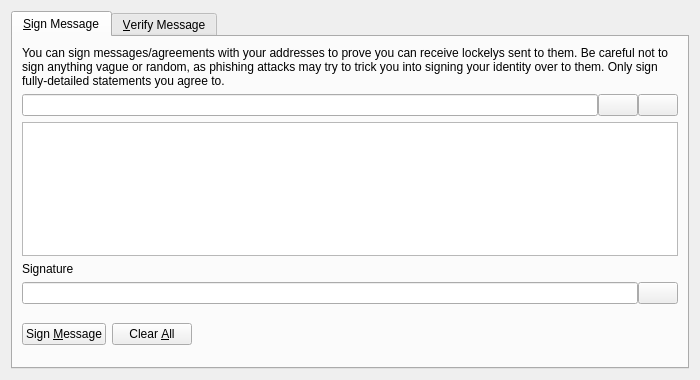
<?xml version="1.0" encoding="UTF-8"?>
<ui version="4.0">
 <class>SignVerifyMessageDialog</class>
 <widget class="QDialog" name="SignVerifyMessageDialog">
  <property name="geometry">
   <rect>
    <x>0</x>
    <y>0</y>
    <width>700</width>
    <height>380</height>
   </rect>
  </property>
  <property name="windowTitle">
   <string>Signatures - Sign / Verify a Message</string>
  </property>
  <property name="modal">
   <bool>true</bool>
  </property>
  <layout class="QVBoxLayout" name="verticalLayout">
   <item>
    <widget class="QTabWidget" name="tabWidget">
     <property name="currentIndex">
      <number>0</number>
     </property>
     <widget class="QWidget" name="tabSignMessage">
      <attribute name="title">
       <string>&amp;Sign Message</string>
      </attribute>
      <layout class="QVBoxLayout" name="verticalLayout_SM">
       <item>
        <widget class="QLabel" name="infoLabel_SM">
         <property name="text">
          <string>You can sign messages/agreements with your addresses to prove you can receive lockelys sent to them. Be careful not to sign anything vague or random, as phishing attacks may try to trick you into signing your identity over to them. Only sign fully-detailed statements you agree to.</string>
         </property>
         <property name="textFormat">
          <enum>Qt::PlainText</enum>
         </property>
         <property name="wordWrap">
          <bool>true</bool>
         </property>
        </widget>
       </item>
       <item>
        <layout class="QHBoxLayout" name="horizontalLayout_1_SM">
         <property name="spacing">
          <number>0</number>
         </property>
         <item>
          <widget class="QValidatedLineEdit" name="addressIn_SM">
           <property name="toolTip">
            <string>The Lockely address to sign the message with</string>
           </property>
          </widget>
         </item>
         <item>
          <widget class="QPushButton" name="addressBookButton_SM">
           <property name="toolTip">
            <string>Choose previously used address</string>
           </property>
           <property name="text">
            <string/>
           </property>
           <property name="icon">
            <iconset resource="../bitcoin.qrc">
             <normaloff>:/icons/address-book</normaloff>:/icons/address-book</iconset>
           </property>
           <property name="shortcut">
            <string>Alt+A</string>
           </property>
           <property name="autoDefault">
            <bool>false</bool>
           </property>
          </widget>
         </item>
         <item>
          <widget class="QPushButton" name="pasteButton_SM">
           <property name="toolTip">
            <string>Paste address from clipboard</string>
           </property>
           <property name="text">
            <string/>
           </property>
           <property name="icon">
            <iconset resource="../bitcoin.qrc">
             <normaloff>:/icons/editpaste</normaloff>:/icons/editpaste</iconset>
           </property>
           <property name="shortcut">
            <string>Alt+P</string>
           </property>
           <property name="autoDefault">
            <bool>false</bool>
           </property>
          </widget>
         </item>
        </layout>
       </item>
       <item>
        <widget class="QPlainTextEdit" name="messageIn_SM">
         <property name="toolTip">
          <string>Enter the message you want to sign here</string>
         </property>
        </widget>
       </item>
       <item>
        <widget class="QLabel" name="signatureLabel_SM">
         <property name="text">
          <string>Signature</string>
         </property>
         <property name="textFormat">
          <enum>Qt::PlainText</enum>
         </property>
        </widget>
       </item>
       <item>
        <layout class="QHBoxLayout" name="horizontalLayout_2_SM">
         <property name="spacing">
          <number>0</number>
         </property>
         <item>
          <widget class="QLineEdit" name="signatureOut_SM">
           <property name="font">
            <font>
             <italic>true</italic>
            </font>
           </property>
           <property name="readOnly">
            <bool>true</bool>
           </property>
          </widget>
         </item>
         <item>
          <widget class="QPushButton" name="copySignatureButton_SM">
           <property name="toolTip">
            <string>Copy the current signature to the system clipboard</string>
           </property>
           <property name="text">
            <string/>
           </property>
           <property name="icon">
            <iconset resource="../bitcoin.qrc">
             <normaloff>:/icons/editcopy</normaloff>:/icons/editcopy</iconset>
           </property>
           <property name="autoDefault">
            <bool>false</bool>
           </property>
          </widget>
         </item>
        </layout>
       </item>
       <item>
        <layout class="QHBoxLayout" name="horizontalLayout_3_SM">
         <item>
          <widget class="QPushButton" name="signMessageButton_SM">
           <property name="toolTip">
            <string>Sign the message to prove you own this Lockely address</string>
           </property>
           <property name="text">
            <string>Sign &amp;Message</string>
           </property>
           <property name="icon">
            <iconset resource="../bitcoin.qrc">
             <normaloff>:/icons/edit</normaloff>:/icons/edit</iconset>
           </property>
           <property name="autoDefault">
            <bool>false</bool>
           </property>
          </widget>
         </item>
         <item>
          <widget class="QPushButton" name="clearButton_SM">
           <property name="toolTip">
            <string>Reset all sign message fields</string>
           </property>
           <property name="text">
            <string>Clear &amp;All</string>
           </property>
           <property name="icon">
            <iconset resource="../bitcoin.qrc">
             <normaloff>:/icons/remove</normaloff>:/icons/remove</iconset>
           </property>
           <property name="autoDefault">
            <bool>false</bool>
           </property>
          </widget>
         </item>
         <item>
          <spacer name="horizontalSpacer_1_SM">
           <property name="orientation">
            <enum>Qt::Horizontal</enum>
           </property>
           <property name="sizeHint" stdset="0">
            <size>
             <width>40</width>
             <height>48</height>
            </size>
           </property>
          </spacer>
         </item>
         <item>
          <widget class="QLabel" name="statusLabel_SM">
           <property name="font">
            <font>
             <weight>75</weight>
             <bold>true</bold>
            </font>
           </property>
           <property name="text">
            <string/>
           </property>
           <property name="wordWrap">
            <bool>true</bool>
           </property>
          </widget>
         </item>
         <item>
          <spacer name="horizontalSpacer_2_SM">
           <property name="orientation">
            <enum>Qt::Horizontal</enum>
           </property>
           <property name="sizeHint" stdset="0">
            <size>
             <width>40</width>
             <height>48</height>
            </size>
           </property>
          </spacer>
         </item>
        </layout>
       </item>
      </layout>
     </widget>
     <widget class="QWidget" name="tabVerifyMessage">
      <attribute name="title">
       <string>&amp;Verify Message</string>
      </attribute>
      <layout class="QVBoxLayout" name="verticalLayout_VM">
       <item>
        <widget class="QLabel" name="infoLabel_VM">
         <property name="text">
          <string>Enter the receiver's address, message (ensure you copy line breaks, spaces, tabs, etc. exactly) and signature below to verify the message. Be careful not to read more into the signature than what is in the signed message itself, to avoid being tricked by a man-in-the-middle attack. Note that this only proves the signing party receives with the address, it cannot prove sendership of any transaction!</string>
         </property>
         <property name="textFormat">
          <enum>Qt::PlainText</enum>
         </property>
         <property name="alignment">
          <set>Qt::AlignLeading|Qt::AlignLeft|Qt::AlignTop</set>
         </property>
         <property name="wordWrap">
          <bool>true</bool>
         </property>
        </widget>
       </item>
       <item>
        <layout class="QHBoxLayout" name="horizontalLayout_1_VM">
         <property name="spacing">
          <number>0</number>
         </property>
         <item>
          <widget class="QValidatedLineEdit" name="addressIn_VM">
           <property name="toolTip">
            <string>The Lockely address the message was signed with</string>
           </property>
          </widget>
         </item>
         <item>
          <widget class="QPushButton" name="addressBookButton_VM">
           <property name="toolTip">
            <string>Choose previously used address</string>
           </property>
           <property name="text">
            <string/>
           </property>
           <property name="icon">
            <iconset resource="../bitcoin.qrc">
             <normaloff>:/icons/address-book</normaloff>:/icons/address-book</iconset>
           </property>
           <property name="shortcut">
            <string>Alt+A</string>
           </property>
           <property name="autoDefault">
            <bool>false</bool>
           </property>
          </widget>
         </item>
        </layout>
       </item>
       <item>
        <widget class="QPlainTextEdit" name="messageIn_VM"/>
       </item>
       <item>
        <widget class="QValidatedLineEdit" name="signatureIn_VM"/>
       </item>
       <item>
        <layout class="QHBoxLayout" name="horizontalLayout_2_VM">
         <item>
          <widget class="QPushButton" name="verifyMessageButton_VM">
           <property name="toolTip">
            <string>Verify the message to ensure it was signed with the specified Lockely address</string>
           </property>
           <property name="text">
            <string>Verify &amp;Message</string>
           </property>
           <property name="icon">
            <iconset resource="../bitcoin.qrc">
             <normaloff>:/icons/transaction_0</normaloff>:/icons/transaction_0</iconset>
           </property>
           <property name="autoDefault">
            <bool>false</bool>
           </property>
          </widget>
         </item>
         <item>
          <widget class="QPushButton" name="clearButton_VM">
           <property name="toolTip">
            <string>Reset all verify message fields</string>
           </property>
           <property name="text">
            <string>Clear &amp;All</string>
           </property>
           <property name="icon">
            <iconset resource="../bitcoin.qrc">
             <normaloff>:/icons/remove</normaloff>:/icons/remove</iconset>
           </property>
           <property name="autoDefault">
            <bool>false</bool>
           </property>
          </widget>
         </item>
         <item>
          <spacer name="horizontalSpacer_1_VM">
           <property name="orientation">
            <enum>Qt::Horizontal</enum>
           </property>
           <property name="sizeHint" stdset="0">
            <size>
             <width>40</width>
             <height>48</height>
            </size>
           </property>
          </spacer>
         </item>
         <item>
          <widget class="QLabel" name="statusLabel_VM">
           <property name="font">
            <font>
             <weight>75</weight>
             <bold>true</bold>
            </font>
           </property>
           <property name="text">
            <string/>
           </property>
           <property name="wordWrap">
            <bool>true</bool>
           </property>
          </widget>
         </item>
         <item>
          <spacer name="horizontalSpacer_2_VM">
           <property name="orientation">
            <enum>Qt::Horizontal</enum>
           </property>
           <property name="sizeHint" stdset="0">
            <size>
             <width>40</width>
             <height>48</height>
            </size>
           </property>
          </spacer>
         </item>
        </layout>
       </item>
      </layout>
     </widget>
    </widget>
   </item>
  </layout>
 </widget>
 <customwidgets>
  <customwidget>
   <class>QValidatedLineEdit</class>
   <extends>QLineEdit</extends>
   <header>qvalidatedlineedit.h</header>
  </customwidget>
 </customwidgets>
 <resources>
  <include location="../bitcoin.qrc"/>
 </resources>
 <connections/>
</ui>
